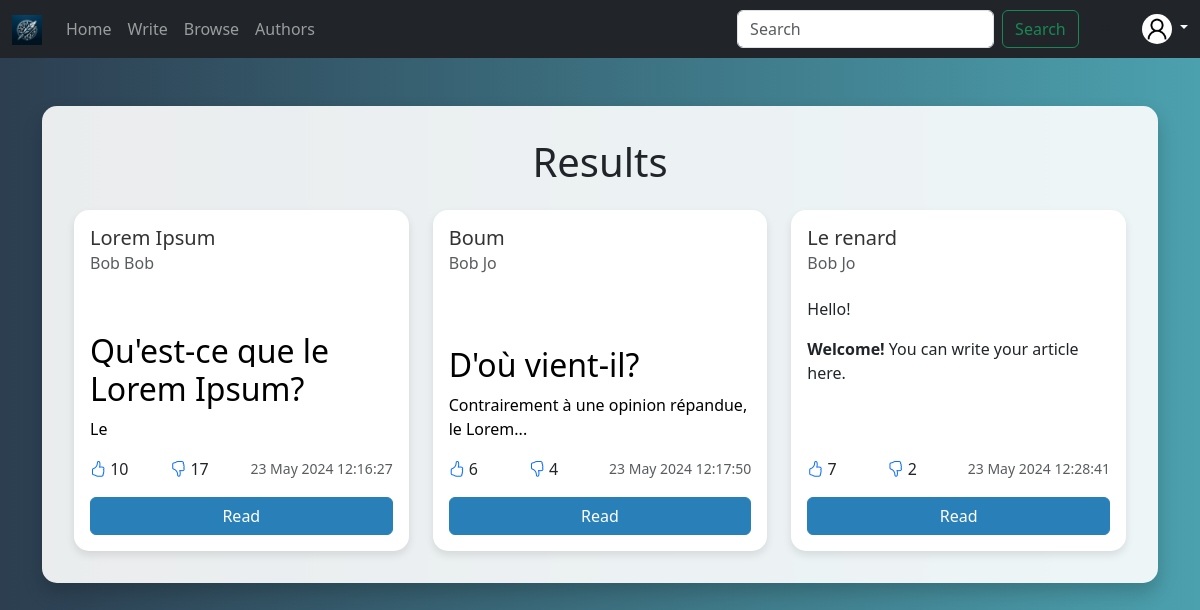
Page /articles/browse on the earlier database version.
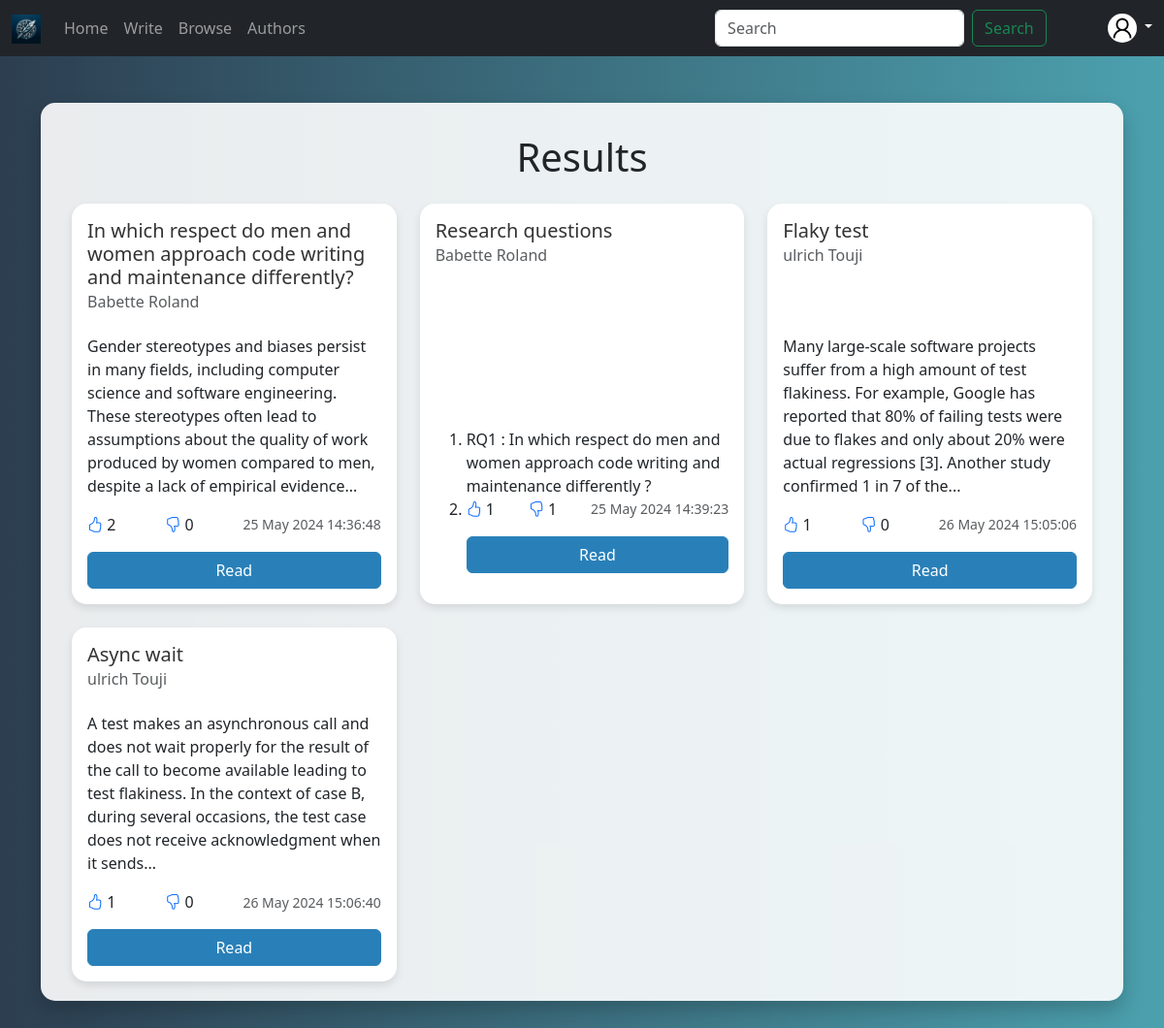
Same page on the later database version.
### projet/models.py (models this page shows)
class Article(Base):
    __tablename__ = "articles"
    id = Column(Integer, primary_key=True)
    body = Column(String, index=True)
    title = Column(String, index=True)
    created_at = Column(DateTime, server_default=func.now())
    author_id = Column(String(72), ForeignKey("users.id"))
    likes = Column(Integer, default=0)
    dislikes = Column(Integer, default=0)
    author = relationship("User", back_populates="articles")
    comments = relationship("Comment", back_populates="article")
    likes_dislikes_article = relationship("LikeDislikeArticle", back_populates="article")

class User(Base):
    __tablename__ = 'users'
    id = Column(String(72), primary_key=True)
    first_name = Column(String(72))
    last_name = Column(String(72))
    email = Column(String(72), unique=True)
    password = Column(String(72))
    is_active = Column(Boolean, default=True)
    group = Column(String(2048), nullable=True)
    articles = relationship("Article", back_populates="author")
    comments = relationship("Comment", back_populates="author")
    likes_dislikes_article = relationship("LikeDislikeArticle", back_populates="user")
    likes_dislikes_comment = relationship("LikeDislikeComments", back_populates="user")
    subscriptions = relationship("Subscription", foreign_keys=[Subscription.user_id], back_populates="user")
    subscribers = relationship("Subscription", foreign_keys=[Subscription.author_id], back_populates="author")

### projet/routes/articles.py (the view)
@router.get("/search")
def search_article(request: Request, q: Optional[str]=None, db: Session = Depends(get_db)):
    query = q
    if query is not None:
        queries = query.split()
        articles = db.query(models.Article).join(models.Article.author).filter(
            and_(*[
                or_(
                    models.Article.body.contains(query),
                    models.Article.title.contains(query),
                    models.User.first_name.contains(query),
                    models.User.last_name.contains(query)
                ) for query in queries
            ])
        )
    else:
        articles = []
    print(articles)
    return templates.TemplateResponse(
        "search_article.html",
        context={
            'request': request,
            'articles': articles,
        }
    )

### projet/templates/browse_article.html (shortened to what this page needs)
{% extends "base.html" %}
{% block content %}
{% include 'navbar.html' %}
<div class="container my-5">
    <div class="results-container">
        <h1 class="mb-4 text-center">Results</h1>
        <div class="row row-cols-1 row-cols-md-2 row-cols-lg-3 g-4">
            {% for item in articles %}
            <div class="col">
                <div class="card h-100">
                    <div class="card-body d-flex flex-column">
                        <h5 class="card-title">{{ item.title }}</h5>
                        <h6 class="card-subtitle mb-2 text-muted">{{ item.author.first_name }} {{ item.author.last_name }}</h6>
                        <p class="card-text flex-grow-1">{{ item.body|truncate|safe }}</p>
                        <div class="mt-auto d-flex justify-content-between align-items-center">
                            <span>
                                <a href="/articles/like/{{ item.id }}" class="bi bi-hand-thumbs-up"></a>
                                <span>{{ item.likes }}</span>
                            </span>
                            <span>
                                <a href="/articles/dislike/{{ item.id }}" class="bi bi-hand-thumbs-down"></a>
                                <span>{{ item.dislikes }}</span>
                            </span>
                            <small class="text-muted">{{ item.created_at.strftime("%d %b %Y %X") }}</small>
                        </div>
                        <a href="/articles/read/{{ item.id }}" class="btn btn-primary w-100 mt-3">Read</a>
                    </div>
                </div>
            </div>
            {% endfor %}
        </div>
    </div>
</div>
{% endblock %}

### projet/templates/base.html (shortened to what this page needs)
<!DOCTYPE html>
<html lang="en">
<head>
    {% block head %}
    <link rel="stylesheet" href="/static/design.css">
    <link rel="stylesheet" type="text/css" href="/static/style.css">
    <link href="https://cdnjs.cloudflare.com/ajax/libs/bootstrap-icons/1.7.2/font/bootstrap-icons.min.css" rel="stylesheet">
    <link href="https://cdn.jsdelivr.net/npm/bootstrap@5.3.3/dist/css/bootstrap.min.css" rel="stylesheet">
    {% endblock %}
</head>
<body>
    {% block content %}
    {% endblock %}
</body>
</html>

### projet/templates/navbar.html (shortened to what this page needs)
<nav class="navbar navbar-expand-lg navbar-dark bg-dark">
    <div class="container-fluid">
        <a class="navbar-brand" href="/">
            <img src="/static/exemplelogo.png" alt="ACM Logo" height="30">
        </a>
        <div class="collapse navbar-collapse" id="navbarNav">
            <ul class="navbar-nav me-auto mb-2 mb-lg-0">
                <li class="nav-item">
                    <a class="nav-link" href="/">Home</a>
                </li>
                <li class="nav-item">
                    <a href="/articles/write" class="nav-link">Write</a>
                </li>
                <li class="nav-item">
                    <a class="nav-link" href="/articles/browse">Browse</a>
                </li>
                <li class="nav-item">
                    <a class="nav-link" href="/author">Authors</a>
                </li>
            </ul>
            <form class="d-flex me-4" action="/articles/search/">
                <input class="form-control me-2" name="q" type="search" placeholder="Search" aria-label="Search">
                <button class="btn btn-outline-success" type="submit">Search</button>
            </form>
            <li class="nav-item dropdown">
                <a class="text-decoration-none text-light dropdown-toggle ms-3" href="#" role="button" data-bs-toggle="dropdown" aria-expanded="false">
                    <img class="rounded-circle bg-white" src="/static/pfp.png" alt="ACM Logo" height="30">
                </a>
            </li>
        </div>
    </div>
</nav>

### static/style.css (style rules this page uses)
body { background: linear-gradient(to right, #2c3e50, #4ca1af); }

### projet/templates/browse_article.html (style rules this page uses)
body { background: linear-gradient(to right, #2c3e50, #4ca1af); }
.results-container { max-height: 80vh; overflow-y: auto; padding: 2rem; background: rgba(255, 255, 255, 0.9); border-radius: 15px; box-shadow: 0 10px 20px rgba(0, 0, 0, 0.2); }
.card { background: #ffffff; border: none; border-radius: 15px; box-shadow: 0 4px 8px rgba(0, 0, 0, 0.1); }
.card-title, .card-subtitle { color: #333; }
.btn-primary { background-color: #2980b9; border-color: #2980b9; }

Differences in the rows shown:
removed Article: title "Lorem Ipsum", author.first_name "Bob", author.last_name "Bob", body "Qu'est-ce que le Lorem Ipsum? Le", likes "10", dislikes "17", created_at "23 May 2024 12:16:27"
removed Article: title "Boum", author.first_name "Bob", author.last_name "Jo", body "D'où vient-il? Contrairement à une opinion répandue, le Lorem...", likes "6", dislikes "4", created_at "23 May 2024 12:17:50"
removed Article: title "Le renard", author.first_name "Bob", author.last_name "Jo", body "Hello! Welcome! You can write your article here.", likes "7", dislikes "2", created_at "23 May 2024 12:28:41"
added Article: title "In which respect do men and women approach code writing and maintenance differently?", author.first_name "Babette", author.last_name "Roland", body "Gender stereotypes and biases persist in many fields, including computer science and software engineering. These stereotypes often lead to assumptions about the quality of work produced by women compared to men, despite a lack of empirical evidence...", likes "2", dislikes "0", created_at "25 May 2024 14:36:48"
added Article: title "Research questions", author.first_name "Babette", author.last_name "Roland", body "RQ1 : In which respect do men and women approach code writing and maintenance differently ?", likes "1", dislikes "1", created_at "25 May 2024 14:39:23"
added Article: title "Flaky test", author.first_name "ulrich", author.last_name "Touji", body "Many large-scale software projects suffer from a high amount of test flakiness. For example, Google has reported that 80% of failing tests were due to flakes and only about 20% were actual regressions [3]. Another study confirmed 1 in 7 of the...", likes "1", dislikes "0", created_at "26 May 2024 15:05:06"
added Article: title "Async wait", author.first_name "ulrich", author.last_name "Touji", body "A test makes an asynchronous call and does not wait properly for the result of the call to become available leading to test flakiness. In the context of case B, during several occasions, the test case does not receive acknowledgment when it sends...", likes "1", dislikes "0", created_at "26 May 2024 15:06:40"
